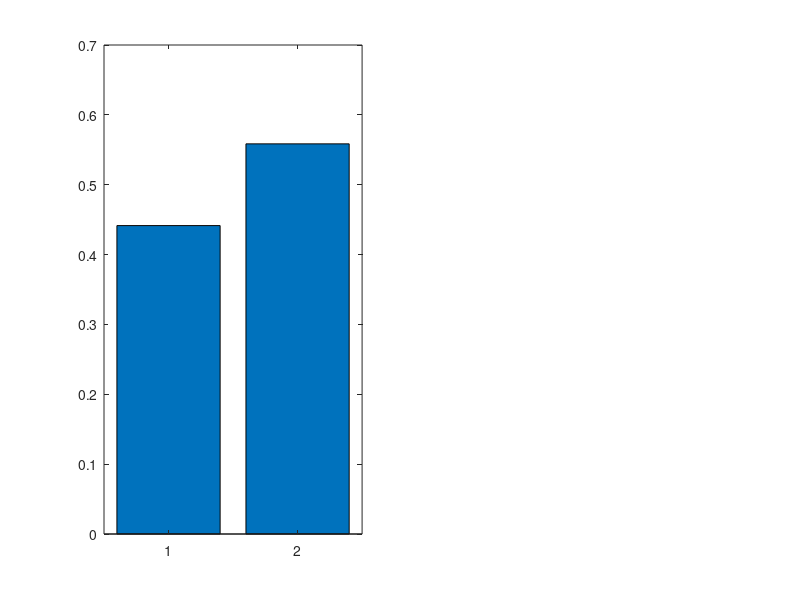

Write MATLAB code to recreate this figure. (Note: this script raises an error after producing the figure.)
%% plot the frequency of success for two mechanism of bypass (Figure 2C,D)
%updated: 12/18/2015
clear;
clc;
load ./bypass/bypassfreq_1e5

%detour 
%if no missing genotype, count_all=19*(4-2)=38
freq_bypass=count_bypass./count_all;
%exclude entries if freq_bypass=NaN (because count_all=0)
freq_bypass=freq_bypass(~isnan(freq_bypass));

%conversion
%if no missing genotype, count_all_conversion=18*2=36, not 38!
% freq_bypass_conversion=count_bypass_conversion./count_all_conversion;
%fix bug, 12/18/2015 (substract 2 from count_all_conversion)
count_all_conversion_fixed=count_all_conversion-2;
freq_bypass_conversion=count_bypass_conversion./count_all_conversion_fixed;
%exclude entries if freq_bypass=NaN (because count_all=0)
freq_bypass_conversion=freq_bypass_conversion(~isnan(freq_bypass_conversion));

%% fit to poisson distribution
[lambdahat_detour,lambdaci_detour] = poissfit(freq_bypass)
[lambdahat_conversion,lambdaci_conversion] = poissfit(freq_bypass_conversion)


%% compare two mechanism: frequency
freq_max=max(max(freq_bypass),max(freq_bypass_conversion));
subplot(1,2,1);
hist(freq_bypass_conversion);
% set(gca,'xlim',[0 freq_max]);
set(gca,'ylim',[0 2.1e4],'fontsize',15);
xlabel('Bypass availability');
ylabel('Reciprocal epistasis');
title('Conversion');

subplot(1,2,2);
hist(freq_bypass);
% set(gca,'xlim',[0 freq_max]);
set(gca,'ylim',[0 2.1e4],'fontsize',15);
xlabel('Bypass availability');
ylabel('Reciprocal epistasis');
title('Detour');
% hold on;
% x = 0:0.001:freq_max;
% y = poisspdf(x,lambdahat_detour)*length(freq_bypass);
% plot(x,y,'--r')


%% histogram of successful bypass: frequency*possible routes
freq_success_bypass_conversion=freq_bypass_conversion(freq_bypass_conversion>0);
freq_success_bypass=freq_bypass(freq_bypass>0);

freq_max=max(max(freq_success_bypass),max(freq_success_bypass_conversion));
nbins=11;
subplot(2,1,1);
hist(freq_success_bypass_conversion*36); %fixed, 12/18/2015
% set(gca,'xlim',[0 freq_max]);
set(gca,'xlim',[1 22],'ylim',[0 7000]);
set(gca,'fontsize',15);
ylabel('Reciprocal epistasis');
title('Conversion');

subplot(2,1,2);
hist(freq_success_bypass*38); 
% set(gca,'xlim',[0 freq_max]);
set(gca,'xlim',[1 22],'ylim',[0 3000]);
set(gca,'fontsize',15);
xlabel('Available bypass');
ylabel('Reciprocal epistasis');
title('Detour');

%% bar plot: unavailable vs available
%plot the fraction of successful bypass
success_bypass_conversion=nnz(count_bypass_conversion)/length(count_bypass_conversion);

subplot(1,2,1);
b=bar([success_bypass_conversion,1-success_bypass_conversion]);
b(1).LineWidth = 2;
b(1).EdgeColor = 'b';
b(1).FaceColor = 'b';
box off;
set(gca,'XTickLabel',{'Success', 'Failure'})
set(gca','ylim',[0 1],'fontsize',20);
ylabel('Fraction');

success_bypass_detour=nnz(count_bypass)/length(count_bypass);
subplot(1,2,2);
b=bar([success_bypass_detour,1-success_bypass_detour]);
b(1).LineWidth = 2;
b(1).EdgeColor = 'b';
b(1).FaceColor = 'b';
box off;
set(gca,'XTickLabel',{'Success', 'Failure'})
set(gca','ylim',[0 1],'fontsize',20);
ylabel('Fraction');

